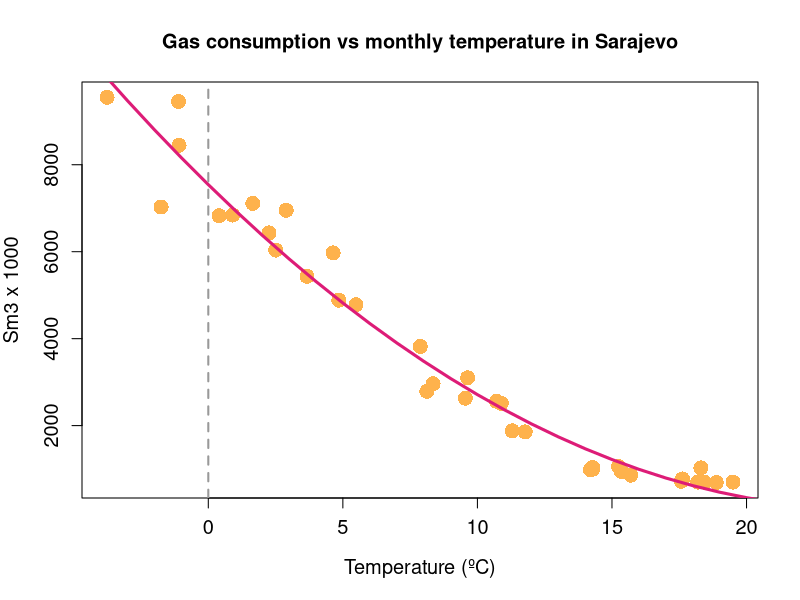

The R script that drew this image:
## ---- chunk 1
sector.com<-c("Municipal buildings","Public lighting","Terciary buildings","Residential buildings")
sector.com.elec<-c(45053,19089,205584,460534)
sector.com.gas<-c(10934,"NA" ,25465,102241)
  
tabb<-cbind.data.frame("Sector"=sector.com,"Electricity"=sector.com.elec,"Natural gas"=sector.com.gas)
knitr::kable(tabb, "simple",align=c("l","c","c"), caption = "Table 1 - Example of GHG reporting table for the CoM (values in tons CO2eq)")

## ---- chunk 2
mt<-c(0.9025658065,-1.754818179,2.503666806,11.7741471,14.28444081,15.69864167,
17.57554,18.43382581,14.20204663,10.71131355,5.488364467,-1.086490742,-3.762622839,
0.4023920714,4.851876613,8.351009733,9.551090194,18.30351333,18.18998452,19.49580516,
14.28894017, 10.887142,7.876326567,1.657329613, -1.107038742,2.255532345,3.668039452,
8.122808067, 11.29594687, 15.2430507,17.62080323,18.87430677,15.34709777,9.636083452,
4.6364434,2.893502323)

gashousehold<-c(6843.323,7026.999,6036.942,1855.663,1035.699,860.905,720.122,699.094,
981.054,2560.578,4783.179,8445.186,9548.344,6827.732,4885.385,2961.997,2630.004,
1027.629,701.236,700.79,1000.441,2513.554,3820.652,7109.622,9453.915,6431.562,
5430.772,2786.436,1879.955,1056.968,772.968,689.348,943.315,3100.126,5972.107,
6952.021)
mtx<-c(25:-10)
fitgas<-7542-(606*mtx)+(12.3*mtx^(2))

plot(mt,gashousehold, pch=16, cex=2, col="#feb24c",
     #xlim=c(-5,20),ylim=c(500,8000),
     xlab="Temperature (ºC)",
     ylab="Sm3 x 1000",
     cex.lab=1.2, cex.axis=1.2,
     main="Gas consumption vs monthly temperature in Sarajevo"
     )
lines(mtx,fitgas, lwd=3, col="#dd1c77")
abline(v=0,lwd=2, lty=2, col="grey60")

## ---- chunk 3
country<-c("UK","Italy","China","Spain","Poland")
city<-c("Exeter","Nationwide","Shangai","Bilbao","Lublin")
dimension<-c("Gas consumption","Electricity","Electricity","Heat and hot water","Heat")
red.s<-c(-22,-18,-11,-15,-20)
samples<-c("73 housholds","31 families","NA","142 dwellings","1 multi-family dwelling")

tabsm<-cbind.data.frame("Country"=country,"City"=city,"Usage"=dimension, "Reductions (%)"=red.s,
                        "Sample"=samples)
knitr::kable(tabsm, "simple",align=c("l","l","l","c","l"), caption = "Table 2 - Reduction in energy use following the introduction of smart meters (see section References for the original studies)")

